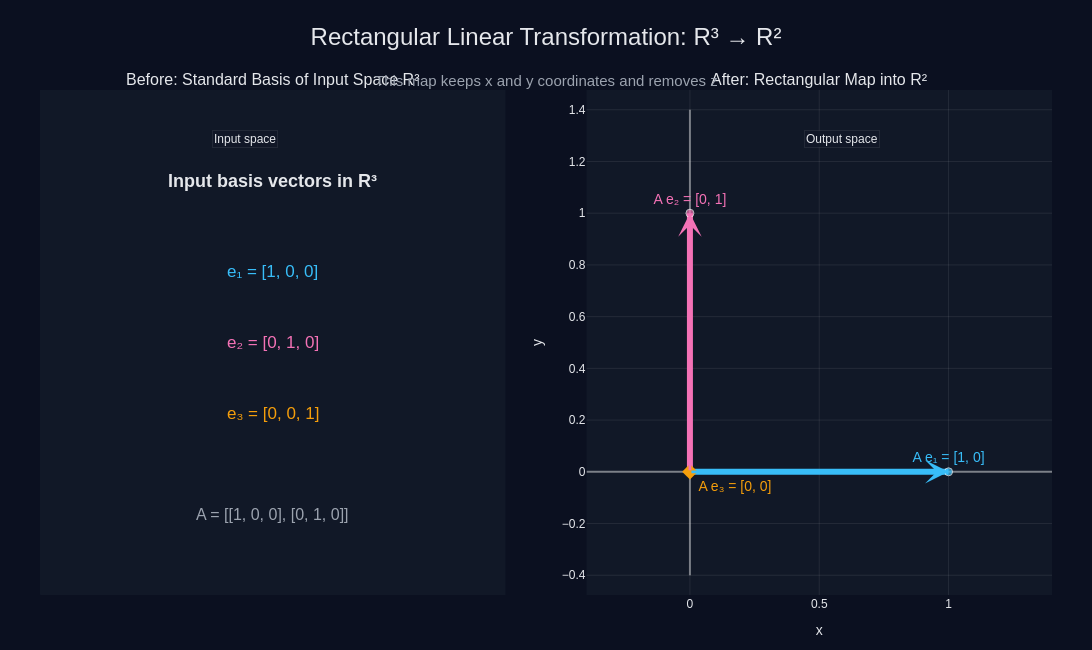

The notebook cell saved with this chart:
### Code cell
import numpy as np
import plotly.graph_objects as go
from plotly.subplots import make_subplots

# ---------------------------------------------------
# Rectangular matrix: R^3 -> R^2
# A keeps x and y, drops z
# ---------------------------------------------------
A = np.array([
    [1, 0, 0],
    [0, 1, 0]
], dtype=float)

# Standard basis in R^3
e1 = np.array([1., 0., 0.])
e2 = np.array([0., 1., 0.])
e3 = np.array([0., 0., 1.])

# Images in R^2
Te1 = A @ e1   # [1, 0]
Te2 = A @ e2   # [0, 1]
Te3 = A @ e3   # [0, 0]

# ---------------------------------------------------
# Styling
# ---------------------------------------------------
bg = "#0b1020"
panel = "#111827"
grid = "rgba(255,255,255,0.08)"
axis_color = "rgba(255,255,255,0.42)"
text = "#e5e7eb"
muted = "#9ca3af"

blue = "#38bdf8"
pink = "#f472b6"
amber = "#f59e0b"
gray = "#94a3b8"

# ---------------------------------------------------
# Figure with two panels
# Left: conceptual input panel
# Right: transformed vectors in R^2
# ---------------------------------------------------
fig = make_subplots(
    rows=1, cols=2,
    specs=[[{"type": "xy"}, {"type": "xy"}]],
    horizontal_spacing=0.08,
    subplot_titles=(
        "Before: Standard Basis of Input Space R³",
        "After: Rectangular Map into R²"
    )
)

# ---------------------------------------------------
# LEFT PANEL
# We use a conceptual teaching panel because the matrix
# acts on R^3, while the output is in R^2.
# ---------------------------------------------------
fig.add_trace(go.Scatter(
    x=[0], y=[0],
    mode="markers",
    marker=dict(size=1, color=bg),
    showlegend=False,
    hoverinfo="skip"
), row=1, col=1)

left_annotations = [
    dict(
        x=0.50, y=0.82, xref="x", yref="y",
        text="<b>Input basis vectors in R³</b>",
        showarrow=False,
        font=dict(size=18, color=text)
    ),
    dict(
        x=0.50, y=0.64, xref="x", yref="y",
        text="e₁ = [1, 0, 0]",
        showarrow=False,
        font=dict(size=17, color=blue)
    ),
    dict(
        x=0.50, y=0.50, xref="x", yref="y",
        text="e₂ = [0, 1, 0]",
        showarrow=False,
        font=dict(size=17, color=pink)
    ),
    dict(
        x=0.50, y=0.36, xref="x", yref="y",
        text="e₃ = [0, 0, 1]",
        showarrow=False,
        font=dict(size=17, color=amber)
    ),
    dict(
        x=0.50, y=0.16, xref="x", yref="y",
        text="A = [[1, 0, 0], [0, 1, 0]]",
        showarrow=False,
        font=dict(size=16, color=muted)
    )
]

# ---------------------------------------------------
# RIGHT PANEL: output vectors in R²
# ---------------------------------------------------
# axes
fig.add_trace(go.Scatter(
    x=[-0.4, 1.4], y=[0, 0],
    mode="lines",
    line=dict(color=axis_color, width=2),
    hoverinfo="skip",
    showlegend=False
), row=1, col=2)

fig.add_trace(go.Scatter(
    x=[0, 0], y=[-0.4, 1.4],
    mode="lines",
    line=dict(color=axis_color, width=2),
    hoverinfo="skip",
    showlegend=False
), row=1, col=2)

def add_vector_right(vec, color, label, textpos):
    x, y = vec
    fig.add_trace(
        go.Scatter(
            x=[0, x], y=[0, y],
            mode="lines+markers+text",
            line=dict(color=color, width=6),
            marker=dict(size=[0, 8], color=color),
            text=["", label],
            textposition=textpos,
            textfont=dict(size=14, color=color),
            hovertemplate=f"{label}<extra></extra>",
            showlegend=False
        ),
        row=1, col=2
    )
    fig.add_annotation(
        x=x, y=y,
        ax=0, ay=0,
        xref="x2", yref="y2",
        axref="x2", ayref="y2",
        text="",
        showarrow=True,
        arrowhead=3,
        arrowsize=1.4,
        arrowwidth=2.8,
        arrowcolor=color
    )

add_vector_right(Te1, blue, "A e₁ = [1, 0]", "top center")
add_vector_right(Te2, pink, "A e₂ = [0, 1]", "top center")

# e3 maps to zero, so show as a highlighted point at the origin
fig.add_trace(go.Scatter(
    x=[0], y=[0],
    mode="markers+text",
    marker=dict(size=12, color=amber, symbol="diamond"),
    text=["A e₃ = [0, 0]"],
    textposition="bottom right",
    textfont=dict(size=14, color=amber),
    hovertemplate="A e₃ = [0, 0]<extra></extra>",
    showlegend=False
), row=1, col=2)

# ---------------------------------------------------
# Layout
# ---------------------------------------------------
fig.update_layout(
    title=dict(
        text="Rectangular Linear Transformation: R³ → R²",
        x=0.5,
        font=dict(size=24, color=text)
    ),
    paper_bgcolor=bg,
    plot_bgcolor=panel,
    font=dict(family="Arial", color=text),
    width=1300,
    height=650,
    margin=dict(l=40, r=40, t=90, b=55),
    annotations=list(fig.layout.annotations) + left_annotations + [
        dict(
            text="This map keeps x and y coordinates and removes z",
            x=0.5, y=1.04, xref="paper", yref="paper",
            showarrow=False,
            font=dict(size=15, color=muted)
        ),
        dict(
            text="Input space",
            x=0.17, y=0.92, xref="paper", yref="paper",
            showarrow=False,
            bgcolor="rgba(17,24,39,0.90)",
            bordercolor="rgba(255,255,255,0.08)",
            borderwidth=1,
            font=dict(size=12, color=text)
        ),
        dict(
            text="Output space",
            x=0.83, y=0.92, xref="paper", yref="paper",
            showarrow=False,
            bgcolor="rgba(17,24,39,0.90)",
            bordercolor="rgba(255,255,255,0.08)",
            borderwidth=1,
            font=dict(size=12, color=text)
        )
    ]
)

# Left panel axis hidden for clean teaching card
fig.update_xaxes(
    row=1, col=1,
    range=[0, 1],
    visible=False
)
fig.update_yaxes(
    row=1, col=1,
    range=[0, 1],
    visible=False
)

# Right panel axes
fig.update_xaxes(
    row=1, col=2,
    range=[-0.4, 1.4],
    showgrid=True,
    gridcolor=grid,
    zeroline=False,
    title_text="x",
    color=text
)
fig.update_yaxes(
    row=1, col=2,
    range=[-0.4, 1.4],
    showgrid=True,
    gridcolor=grid,
    zeroline=False,
    scaleanchor="x2",
    scaleratio=1,
    title_text="y",
    color=text
)

fig.show()

### Figure 1 — Plotly figure (JSON) as saved in the notebook; plotly's stock layout.template omitted (floating-point values rounded to 4 significant figures)
{"data": [{"hoverinfo": "skip", "marker": {"color": "#0b1020", "size": 1}, "mode": "markers", "showlegend": false, "type": "scatter", "x": [0], "xaxis": "x", "y": [0], "yaxis": "y"}, {"hoverinfo": "skip", "line": {"color": "rgba(255,255,255,0.42)", "width": 2}, "mode": "lines", "showlegend": false, "type": "scatter", "x": [-0.4, 1.4], "xaxis": "x2", "y": [0, 0], "yaxis": "y2"}, {"hoverinfo": "skip", "line": {"color": "rgba(255,255,255,0.42)", "width": 2}, "mode": "lines", "showlegend": false, "type": "scatter", "x": [0, 0], "xaxis": "x2", "y": [-0.4, 1.4], "yaxis": "y2"}, {"hovertemplate": "A e₁ = [1, 0]<extra></extra>", "line": {"color": "#38bdf8", "width": 6}, "marker": {"color": "#38bdf8", "size": [0, 8]}, "mode": "lines+markers+text", "showlegend": false, "text": ["", "A e₁ = [1, 0]"], "textfont": {"color": "#38bdf8", "size": 14}, "textposition": "top center", "type": "scatter", "x": [0, 1], "xaxis": "x2", "y": [0, 0], "yaxis": "y2"}, {"hovertemplate": "A e₂ = [0, 1]<extra></extra>", "line": {"color": "#f472b6", "width": 6}, "marker": {"color": "#f472b6", "size": [0, 8]}, "mode": "lines+markers+text", "showlegend": false, "text": ["", "A e₂ = [0, 1]"], "textfont": {"color": "#f472b6", "size": 14}, "textposition": "top center", "type": "scatter", "x": [0, 0], "xaxis": "x2", "y": [0, 1], "yaxis": "y2"}, {"hovertemplate": "A e₃ = [0, 0]<extra></extra>", "marker": {"color": "#f59e0b", "size": 12, "symbol": "diamond"}, "mode": "markers+text", "showlegend": false, "text": ["A e₃ = [0, 0]"], "textfont": {"color": "#f59e0b", "size": 14}, "textposition": "bottom right", "type": "scatter", "x": [0], "xaxis": "x2", "y": [0], "yaxis": "y2"}], "layout": {"annotations": [{"font": {"size": 16}, "showarrow": false, "text": "Before: Standard Basis of Input Space R³", "x": 0.23, "xanchor": "center", "xref": "paper", "y": 1, "yanchor": "bottom", "yref": "paper"}, {"font": {"size": 16}, "showarrow": false, "text": "After: Rectangular Map into R²", "x": 0.77, "xanchor": "center", "xref": "paper", "y": 1, "yanchor": "bottom", "yref": "paper"}, {"arrowcolor": "#38bdf8", "arrowhead": 3, "arrowsize": 1.4, "arrowwidth": 2.8, "ax": 0, "axref": "x2", "ay": 0, "ayref": "y2", "showarrow": true, "text": "", "x": 1, "xref": "x2", "y": 0, "yref": "y2"}, {"arrowcolor": "#f472b6", "arrowhead": 3, "arrowsize": 1.4, "arrowwidth": 2.8, "ax": 0, "axref": "x2", "ay": 0, "ayref": "y2", "showarrow": true, "text": "", "x": 0, "xref": "x2", "y": 1, "yref": "y2"}, {"font": {"color": "#e5e7eb", "size": 18}, "showarrow": false, "text": "<b>Input basis vectors in R³</b>", "x": 0.5, "xref": "x", "y": 0.82, "yref": "y"}, {"font": {"color": "#38bdf8", "size": 17}, "showarrow": false, "text": "e₁ = [1, 0, 0]", "x": 0.5, "xref": "x", "y": 0.64, "yref": "y"}, {"font": {"color": "#f472b6", "size": 17}, "showarrow": false, "text": "e₂ = [0, 1, 0]", "x": 0.5, "xref": "x", "y": 0.5, "yref": "y"}, {"font": {"color": "#f59e0b", "size": 17}, "showarrow": false, "text": "e₃ = [0, 0, 1]", "x": 0.5, "xref": "x", "y": 0.36, "yref": "y"}, {"font": {"color": "#9ca3af", "size": 16}, "showarrow": false, "text": "A = [[1, 0, 0], [0, 1, 0]]", "x": 0.5, "xref": "x", "y": 0.16, "yref": "y"}, {"font": {"color": "#9ca3af", "size": 15}, "showarrow": false, "text": "This map keeps x and y coordinates and removes z", "x": 0.5, "xref": "paper", "y": 1.04, "yref": "paper"}, {"bgcolor": "rgba(17,24,39,0.90)", "bordercolor": "rgba(255,255,255,0.08)", "borderwidth": 1, "font": {"color": "#e5e7eb", "size": 12}, "showarrow": false, "text": "Input space", "x": 0.17, "xref": "paper", "y": 0.92, "yref": "paper"}, {"bgcolor": "rgba(17,24,39,0.90)", "bordercolor": "rgba(255,255,255,0.08)", "borderwidth": 1, "font": {"color": "#e5e7eb", "size": 12}, "showarrow": false, "text": "Output space", "x": 0.83, "xref": "paper", "y": 0.92, "yref": "paper"}], "font": {"color": "#e5e7eb", "family": "Arial"}, "height": 650, "margin": {"b": 55, "l": 40, "r": 40, "t": 90}, "paper_bgcolor": "#0b1020", "plot_bgcolor": "#111827", "title": {"font": {"color": "#e5e7eb", "size": 24}, "text": "Rectangular Linear Transformation: R³ → R²", "x": 0.5}, "width": 1300, "xaxis": {"anchor": "y", "domain": [0, 0.46], "range": [0, 1], "visible": false}, "xaxis2": {"anchor": "y2", "color": "#e5e7eb", "domain": [0.54, 1], "gridcolor": "rgba(255,255,255,0.08)", "range": [-0.4, 1.4], "showgrid": true, "title": {"text": "x"}, "zeroline": false}, "yaxis": {"anchor": "x", "domain": [0, 1], "range": [0, 1], "visible": false}, "yaxis2": {"anchor": "x2", "color": "#e5e7eb", "domain": [0, 1], "gridcolor": "rgba(255,255,255,0.08)", "range": [-0.4, 1.4], "scaleanchor": "x2", "scaleratio": 1, "showgrid": true, "title": {"text": "y"}, "zeroline": false}}}
